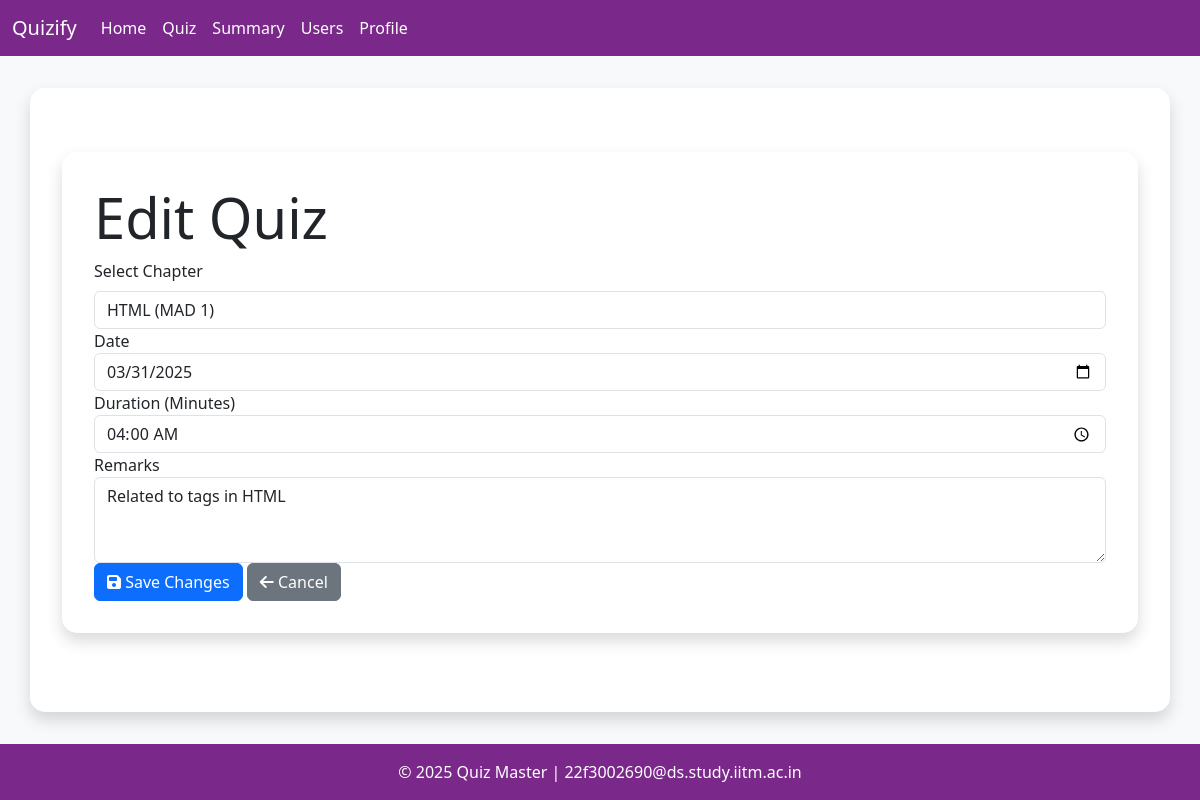
/quiz/1/edit (signed in), run on the app's committed database.
### models/models.py (models this page shows)
class Quiz(db.Model):
    id = db.Column(db.Integer, primary_key=True)
    chapter_id = db.Column(db.Integer, db.ForeignKey('chapter.id'), nullable=False)
    date_of_quiz = db.Column(db.Date, nullable=False, default=datetime.utcnow)
    time_duration = db.Column(db.String(5), nullable=False)
    remarks = db.Column(db.Text, nullable=True)
    questions = db.relationship('Questions', backref='quiz', lazy=True, cascade='all, delete-orphan')
    scores = db.relationship('Scores', backref='quiz', lazy=True, cascade='all, delete-orphan')

class Chapter(db.Model):
    id = db.Column(db.Integer, primary_key=True)
    subject_id = db.Column(db.Integer, db.ForeignKey('subject.id'), nullable=False)
    name = db.Column(db.String[32], unique=True, nullable=False)
    description = db.Column(db.Text, nullable=True)
    quizes = db.relationship('Quiz', backref='chapter', lazy=True, cascade='all, delete-orphan')

### controllers/routes.py (the view, shortened to what this page needs)
@app.route('/quiz/<int:id>/edit', methods=['GET', 'POST'])
@admin_required
def edit_quiz(id):
    quiz = Quiz.query.get_or_404(id)
    chapters = Chapter.query.all()
    current_date = date.today().strftime('%Y-%m-%d')
    return render_template('quiz/edit.html', quiz=quiz, chapters=chapters, current_date=current_date)

### controllers/routes.py (called while the page is built)
def admin_required(func):
    @wraps(func)
    def inner(*args, **kwargs):
        if 'user_id' not in session:
            flash('Please login to continue')
            return redirect(url_for('login'))
        user = User.query.get(session['user_id'])
        if not user.is_admin:
            flash('You are not authorized to access this page')
            return redirect(url_for('index'))
        return func(*args, **kwargs)
    return inner

### templates/quiz/edit.html (shortened to what this page needs)
{% extends 'layout.html' %}
{% block content %}
<div class="container">
  <h1 class="display-4">Edit Quiz</h1>
  <form action="" method="post" class="form">
    <div class="form-group">
      <label for="chapter_id" class="form-label">Select Chapter</label>
      <select name="chapter_id" id="chapter_id" class="form-control" required>
        {% for chapter in chapters %}
        <option value="{{ chapter.id }}" {% if chapter.id == quiz.chapter_id %}selected{% endif %}>
          {{ chapter.name }} ({{ chapter.subject.name }})
        </option>
        {% endfor %}
      </select>
    </div>
    <div class="form-group">
      <label for="date_of_quiz">Date</label>
      <input
        type="date"
        name="date_of_quiz"
        id="date_of_quiz"
        class="form-control"
        value="{{ quiz.date_of_quiz }}"
        min="{{ current_date }}"
        required
      />
    </div>
    <div class="form-group">
      <label for="time_duration">Duration (Minutes)</label>
      <input
        type="time"
        name="time_duration"
        id="time_duration"
        class="form-control"
        value="{{ quiz.time_duration }}"
        required
      />
    </div>
    <div class="form-group">
      <label for="remarks">Remarks</label>
      <textarea name="remarks" id="remarks" class="form-control" rows="3">{{ quiz.remarks }}</textarea>
    </div>
    <button type="submit" class="btn btn-primary">
      <i class="fas fa-save"></i> Save Changes
    </button>
    <a href="{{ url_for('quiz') }}" class="btn btn-secondary">
      <i class="fas fa-arrow-left"></i> Cancel
    </a>
  </form>
</div>
{% endblock %}

### templates/layout.html (style rules this page uses)
:root { --purple-primary: #7a288a; --purple-secondary: #5c1a7d; }
body { background-color: #f8f9fa; min-height: 100vh; display: flex; flex-direction: column; }
.container { background-color: white; padding: 2rem; border-radius: 15px; box-shadow: 0 0.5rem 1rem rgba(0, 0, 0, 0.15); margin-top: 2rem; flex: 1; }

### data on the page
Quiz: chapter_id "HTML (MAD 1)", date_of_quiz "03/31/2025", time_duration "04:00", remarks "Related to tags in HTML"
